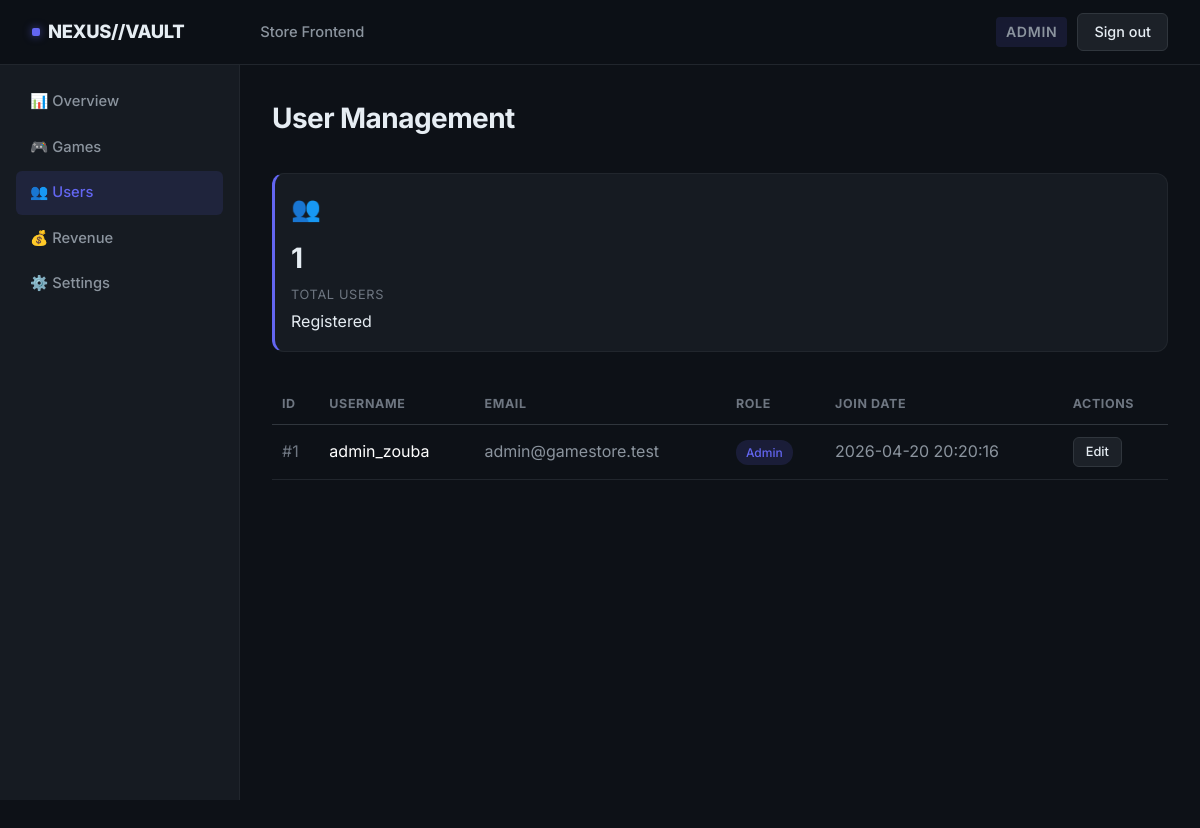
The app's page /admin/users (signed in), older data.
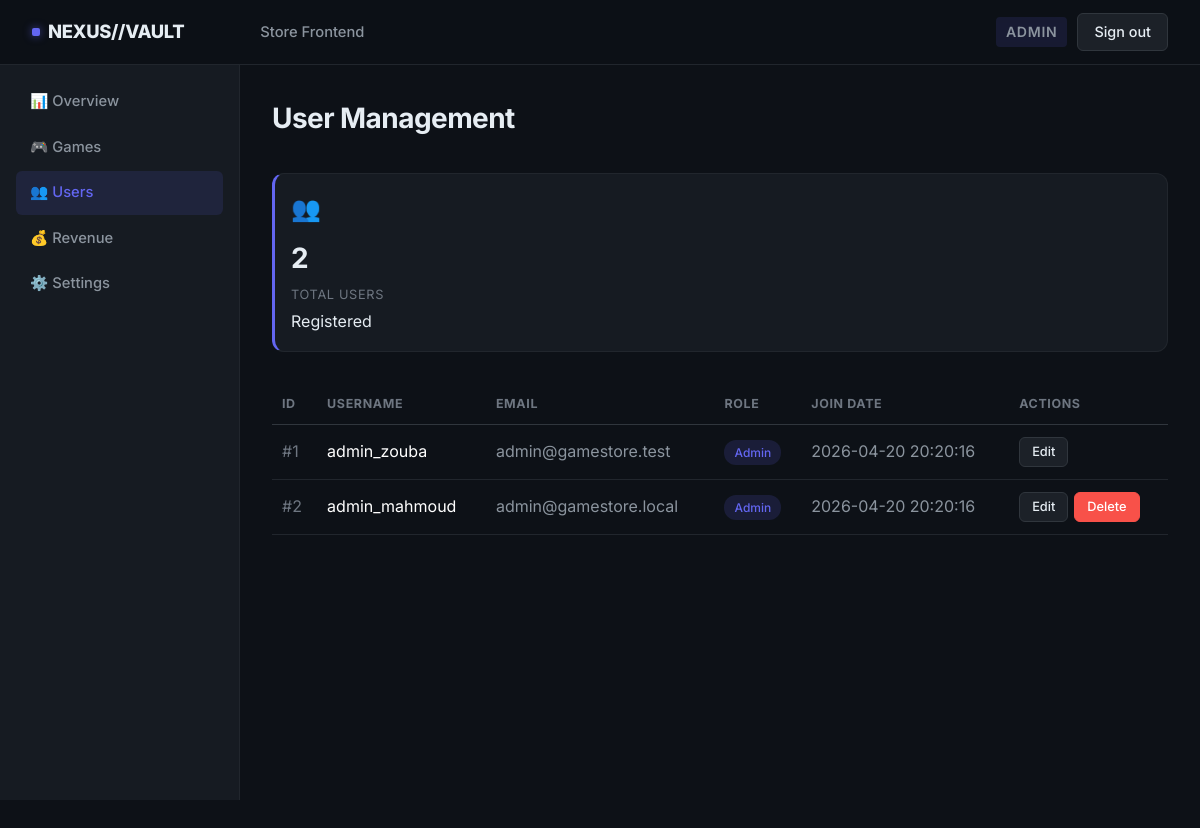
The same page, newer data.
### tables this page shows
CREATE TABLE IF NOT EXISTS users (
    id INT AUTO_INCREMENT PRIMARY KEY,
    username VARCHAR(50) NOT NULL UNIQUE,
    email VARCHAR(100) NOT NULL UNIQUE,
    password VARCHAR(255) NOT NULL, 
    role ENUM('client', 'admin') DEFAULT 'client',
    created_at DATETIME DEFAULT CURRENT_TIMESTAMP
);

### controllers/AdminController.php (called while the page is built, shortened)
<?php
require_once __DIR__ . '/../models/User.php';
class AdminController {
    public function users() {
        require_once __DIR__ . '/../models/User.php';
        $userModel = new User();
        $users = $userModel->getAllUsers();
        require __DIR__ . '/../views/back-office/users.php';
    }
}
?>

### config/database.php (called while the page is built)
<?php
class Database {
    private static $connection = null;
    public static function getConnection() {
        if (self::$connection === null) {
            $host = 'db';
            $db   = 'gamestore_db';
            $user = 'devuser';
            $pass = 'devpassword';
            $charset = 'utf8mb4';
            $dsn = "mysql:host=$host;dbname=$db;charset=$charset";
            $options = [
                PDO::ATTR_ERRMODE            => PDO::ERRMODE_EXCEPTION,
                PDO::ATTR_DEFAULT_FETCH_MODE => PDO::FETCH_ASSOC,
                PDO::ATTR_EMULATE_PREPARES   => false,
            ];
            try {
                self::$connection = new PDO($dsn, $user, $pass, $options);
            } catch (\PDOException $e) {
                die("Database connection failed: " . $e->getMessage());
            }
        }
        return self::$connection;
    }
}
?>

### models/User.php (called while the page is built, shortened)
<?php
require_once __DIR__ . '/../config/database.php';
class User {
    private $conn;
    public function __construct() {
        $this->conn = Database::getConnection();
    }
    public function getAllUsers() {
        $stmt = $this->conn->query("SELECT * FROM users ORDER BY created_at DESC");
        return $stmt->fetchAll();
    }
}
?>

### views/back-office/users.php (the view, shortened to what this page needs)
<!DOCTYPE html>
<html lang="en">
<head>
  <link rel="stylesheet" href="/assets/css/styles.css">
</head>
<body>
  <nav class="nav">
    <div class="nav-container">
      <a href="/" class="nav-logo">NEXUS//VAULT</a>
      <ul class="nav-links">
        <li><a href="/store">Store Frontend</a></li>
      </ul>
      <div class="nav-auth">
        <span class="admin-badge">Admin</span>
        <a href="/logout" class="btn btn-secondary">Sign out</a>
      </div>
    </div>
  </nav>
  <main class="dashboard">
    <div class="dashboard-grid">
      <aside class="dashboard-sidebar">
        <ul class="sidebar-menu">
          <li><a href="/admin">📊 Overview</a></li>
          <li><a href="/admin/games/add">🎮 Games</a></li>
          <li><a href="/admin/users" class="active">👥 Users</a></li>
          <li><a href="/admin/revenue">💰 Revenue</a></li>
          <li><a href="/admin/settings">⚙️ Settings</a></li>
        </ul>
      </aside>
      <div class="dashboard-main">
        <h1 class="dashboard-title">User Management</h1>
        <div class="stats-grid" style="margin-bottom: 2rem;">
          <div class="stat-card">
            <span class="stat-card-icon">👥</span>
            <span class="stat-card-value"><?= count($users ?? []) ?></span>
            <span class="stat-card-label">Total Users</span>
            <span class="stat-card-change positive">Registered</span>
          </div>
        </div>
        <div class="users-table-container">
          <table class="users-table" style="width: 100%; color: white; text-align: left; border-collapse: collapse;">
            <thead>
              <tr style="border-bottom: 1px solid var(--border); color: var(--text-muted); text-transform: uppercase; font-size: 0.78rem; letter-spacing: 0.05em;">
                <th style="padding: 10px;">ID</th>
                <th style="padding: 10px;">Username</th>
                <th style="padding: 10px;">Email</th>
                <th style="padding: 10px;">Role</th>
                <th style="padding: 10px;">Join Date</th>
                <th style="padding: 10px;">Actions</th>
              </tr>
            </thead>
            <tbody>
              <?php if (!empty($users)): ?>
                <?php foreach ($users as $user): ?>
                  <tr class="user-row" style="border-bottom: 1px solid var(--border-muted);">
                    <td class="user-id" style="padding: 12px 10px; color: var(--text-muted);">#<?= htmlspecialchars($user['id']) ?></td>
                    <td class="user-name" style="padding: 12px 10px;"><?= htmlspecialchars($user['username']) ?></td>
                    <td class="user-email" style="padding: 12px 10px; color: var(--text-secondary);"><?= htmlspecialchars($user['email']) ?></td>
                    <td style="padding: 12px 10px;">
                      <span class="status-badge <?= $user['role'] === 'admin' ? 'active' : 'inactive' ?>">
                        <?= htmlspecialchars($user['role'] ?? 'client') ?>
                      </span>
                    </td>
                    <td class="user-date" style="padding: 12px 10px; color: var(--text-secondary);"><?= htmlspecialchars($user['created_at']) ?></td>
                    <td class="user-actions" style="padding: 12px 10px; display:flex; gap: 6px;">
                      <button class="btn btn-sm btn-secondary"
                        onclick="openEditUserModal(<?= $user['id'] ?>, '<?= htmlspecialchars(addslashes($user['username'])) ?>', '<?= htmlspecialchars(addslashes($user['email'])) ?>', '<?= htmlspecialchars(addslashes($user['role'] ?? 'client')) ?>')">Edit</button>
                      <?php if ($user['id'] != $_SESSION['user_id']): ?>
                        <form method="POST" action="/admin/users/delete" style="margin:0;">
                          <button type="submit" class="btn btn-sm btn-danger">Delete</button>
                        </form>
                      <?php endif; ?>
                    </td>
                  </tr>
                <?php endforeach; ?>
              <?php else: ?>
                <tr>
                  <td colspan="6" style="padding: 20px;">No users found in database.</td>
                </tr>
              <?php endif; ?>
            </tbody>
          </table>
        </div>
      </div>
    </div>
  </main>
</body>
</html>

### public/index.php (shortened to what this page needs)
<?php
$request = $_SERVER['REQUEST_URI'];
$path = parse_url($request, PHP_URL_PATH);
require_once __DIR__ . '/../controllers/AdminController.php';
switch ($path) {
    case '/admin/users':
        (new AdminController())->users();
        break;
}
?>

Row changes from the older to the newer data that the page shows:
added users: id "2", username "admin_mahmoud", email "admin@gamestore.local", role "Admin", created_at "2026-04-20 20:20:16"
Text that changed along with them:
count($users ?? []): "1" → "2"
